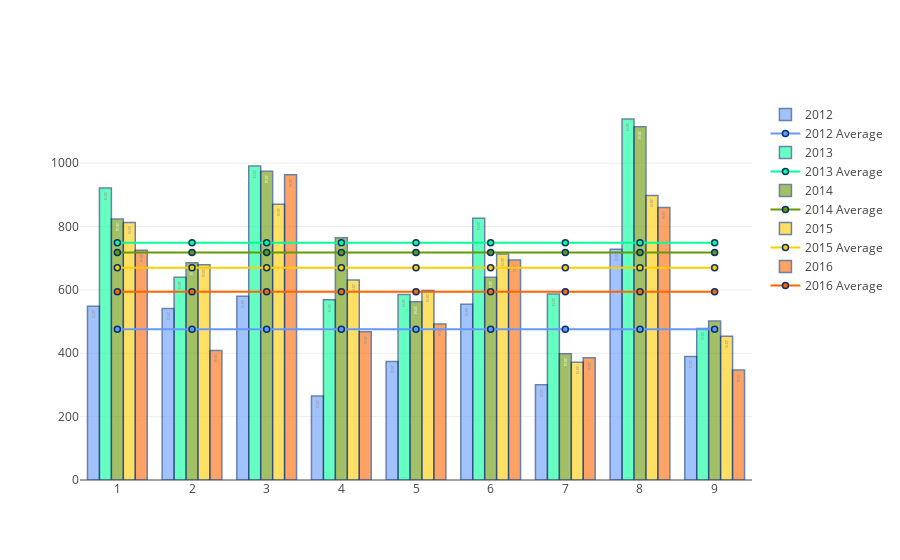

The notebook cell saved with this chart:
### Code cell
display(HTML('<h2>DFS Placement Rates Across All Counties {}-{}</h2>'.format(BEGIN_YEAR,END_YEAR)))

print(placement_rates_data.head(3))
#print(state_placement_rates_data[['Rate']].loc[idx[:,year:year], :].values.flatten())
#print(state_placement_rates_data[['Rate']].loc[idx[:,year:year], :].values.flatten())

data = generate_rate_data_obj(placement_rates_data,BEGIN_YEAR,END_YEAR)
pl.offline.iplot(data, filename='county arrests rates over 5 years')

### Figure 1 — Plotly figure (JSON) as saved in the notebook; plotly's stock layout.template omitted (floating-point values rounded to 4 significant figures)
{"data": [{"marker": {"color": "#6699ff", "line": {"color": "rgb(8,48,107)", "width": 1.5}}, "name": "2012", "opacity": 0.6, "text": "2012", "textposition": "auto", "type": "bar", "uid": "ae6765b8-b5f9-11e8-a737-e82aea1df894", "x": [1, 2, 3, 4, 5, 6, 7, 8, 9], "y": [548.0, 541.3, 580.1, 265.4, 374.3, 555.1, 300.3, 728.0, 390.0]}, {"marker": {"color": "#6699ff", "line": {"color": "rgb(8,48,107)", "width": 1.5}}, "name": "2012 Average", "type": "scatter", "uid": "ae6765b9-b5f9-11e8-a737-e82aea1df894", "x": [1, 2, 3, 4, 5, 6, 7, 8, 9], "y": [475.8, 475.8, 475.8, 475.8, 475.8, 475.8, 475.8, 475.8, 475.8]}, {"marker": {"color": "#00ff99", "line": {"color": "rgb(8,48,107)", "width": 1.5}}, "name": "2013", "opacity": 0.6, "text": "2013", "textposition": "auto", "type": "bar", "uid": "ae6765ba-b5f9-11e8-a737-e82aea1df894", "x": [1, 2, 3, 4, 5, 6, 7, 8, 9], "y": [921.5, 640.2, 991.2, 569.3, 585.2, 826.3, 587.0, 1139.0, 478.5]}, {"marker": {"color": "#00ff99", "line": {"color": "rgb(8,48,107)", "width": 1.5}}, "name": "2013 Average", "type": "scatter", "uid": "ae6765bb-b5f9-11e8-a737-e82aea1df894", "x": [1, 2, 3, 4, 5, 6, 7, 8, 9], "y": [748.7, 748.7, 748.7, 748.7, 748.7, 748.7, 748.7, 748.7, 748.7]}, {"marker": {"color": "#669900", "line": {"color": "rgb(8,48,107)", "width": 1.5}}, "name": "2014", "opacity": 0.6, "text": "2014", "textposition": "auto", "type": "bar", "uid": "ae6765bc-b5f9-11e8-a737-e82aea1df894", "x": [1, 2, 3, 4, 5, 6, 7, 8, 9], "y": [824.0, 685.5, 974.4, 764.3, 562.7, 639.8, 398.3, 1115.0, 502.0]}, {"marker": {"color": "#669900", "line": {"color": "rgb(8,48,107)", "width": 1.5}}, "name": "2014 Average", "type": "scatter", "uid": "ae6765bd-b5f9-11e8-a737-e82aea1df894", "x": [1, 2, 3, 4, 5, 6, 7, 8, 9], "y": [718.4, 718.4, 718.4, 718.4, 718.4, 718.4, 718.4, 718.4, 718.4]}, {"marker": {"color": "#ffcc00", "line": {"color": "rgb(8,48,107)", "width": 1.5}}, "name": "2015", "opacity": 0.6, "text": "2015", "textposition": "auto", "type": "bar", "uid": "ae6765be-b5f9-11e8-a737-e82aea1df894", "x": [1, 2, 3, 4, 5, 6, 7, 8, 9], "y": [813.0, 679.5, 870.7, 631.5, 598.0, 713.1, 371.6, 898.2, 453.6]}, {"marker": {"color": "#ffcc00", "line": {"color": "rgb(8,48,107)", "width": 1.5}}, "name": "2015 Average", "type": "scatter", "uid": "ae6765bf-b5f9-11e8-a737-e82aea1df894", "x": [1, 2, 3, 4, 5, 6, 7, 8, 9], "y": [669.9, 669.9, 669.9, 669.9, 669.9, 669.9, 669.9, 669.9, 669.9]}, {"marker": {"color": "#ff6600", "line": {"color": "rgb(8,48,107)", "width": 1.5}}, "name": "2016", "opacity": 0.6, "text": "2016", "textposition": "auto", "type": "bar", "uid": "ae6765c0-b5f9-11e8-a737-e82aea1df894", "x": [1, 2, 3, 4, 5, 6, 7, 8, 9], "y": [725.2, 408.5, 963.1, 468.0, 492.2, 694.6, 385.5, 860.0, 347.5]}, {"marker": {"color": "#ff6600", "line": {"color": "rgb(8,48,107)", "width": 1.5}}, "name": "2016 Average", "type": "scatter", "uid": "ae6765c1-b5f9-11e8-a737-e82aea1df894", "x": [1, 2, 3, 4, 5, 6, 7, 8, 9], "y": [593.9, 593.9, 593.9, 593.9, 593.9, 593.9, 593.9, 593.9, 593.9]}], "layout": {}}
